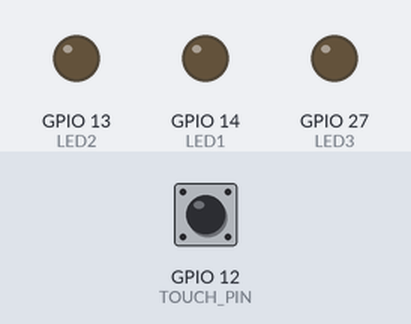
A sketch run on a simulated ESP32. On the bench: output pins drawn as LEDs (lit = HIGH). Inputs (shaded band) come from the test bench; at power-on: GPIO 12 (TOUCH_PIN) HIGH. Random numbers use the default seed unless the sketch sets one.

Above: at 0.05 s.
At 2.05 s:
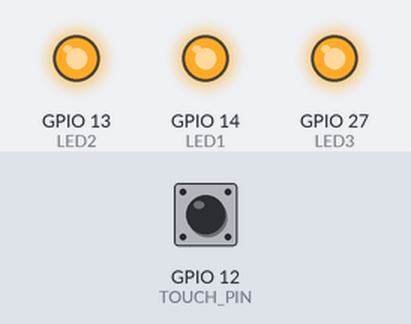
Timing chart, 0 to 4.8 s (numbered marks = the images above):
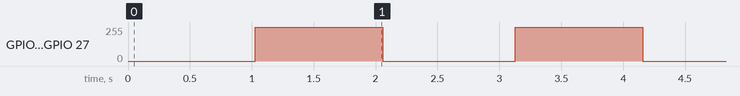

Measured:
- by itself, GPIO 13 (LED2), GPIO 14 (LED1), GPIO 27 (LED3): alternates 255/255 for 1.0 s and 0/255 for 1.1 s

The sketch:

bocal_tinker_bell.ino
```cpp
#define TOUCH_PIN 12   // T5 touch
#define LED1 14
#define LED2 13
#define LED3 27

int threshold = 200;

void setup() {
  Serial.begin(115200);

  pinMode(LED1, OUTPUT);
  pinMode(LED2, OUTPUT);
  pinMode(LED3, OUTPUT);
}

void loop() {
  int touchValue = touchRead(TOUCH_PIN);
  //Serial.println(touchValue);

  if (touchValue < threshold) {
    fadeIn();
    //sparkle();
    fadeOut();
  }

  delay(40);
}

// ------------------------
void fadeIn() {
  for (int i = 0; i <= 255; i++) {
    analogWrite(LED1, i);
    analogWrite(LED2, i);
    analogWrite(LED3, i);
    delay(4);
  }
}

void fadeOut() {
  for (int i = 255; i >= 0; i--) {
    analogWrite(LED1, i);
    analogWrite(LED2, i);
    analogWrite(LED3, i);
    delay(4);
  }
}

void sparkle() {
  for (int s = 0; s < 30; s++) {
    int brightness = random(50, 255);
    int selected = random(1,4);

    if (selected == 1) analogWrite(LED1, brightness);
    if (selected == 2) analogWrite(LED2, brightness);
    if (selected == 3) analogWrite(LED3, brightness);

    Serial.println(selected);
    Serial.println(brightness);

    delay(100);
    analogWrite(LED1, 0);
    analogWrite(LED2, 0);
    analogWrite(LED3, 0);
  }
}
```
